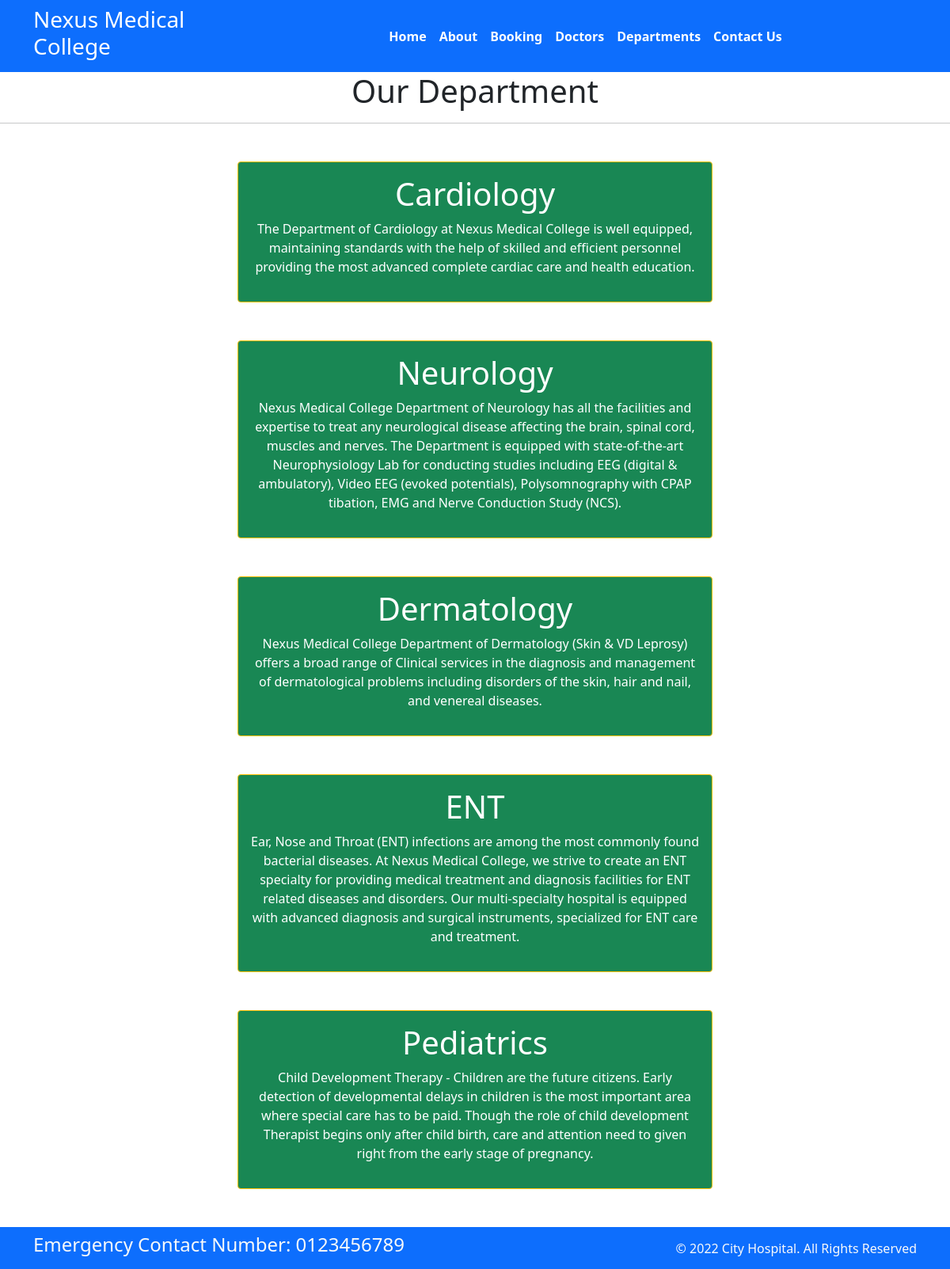
Page /department/ on the committed database.
### home/models.py (models this page shows, shortened)
class Departments(models.Model):
    dep_name = models.CharField(max_length=100)
    dep_description = models.TextField()

### home/views.py (the view)
# urls.py: path('department/', views.department, name='department'),
def department(request):
    dict_dep = {
        'dep': Departments.objects.all()
    }
    return render(request, 'department.html', dict_dep)

### templates/department.html (shortened to what this page needs)
{% extends 'base.html' %}
{% block content %}
<h1 class="text-center">Our Department</h1>
<hr>
{% for d in dep %}
<div class="mx-auto w-50 bg-success text-center text-white p-3 my-5 border border-warning rounded">
    <h1>{{d.dep_name}}</h1>
    <p>{{d.dep_description}}</p>
</div>
{% endfor %}
{% endblock %}

### rows in the picture
Departments: dep_name "Cardiology", dep_description "The Department of Cardiology at Nexus Medical College is well equipped, maintaining standards with the help of skilled and efficient personnel providing the most advanced complete cardiac care and health education."
Departments: dep_name "Neurology", dep_description "Nexus Medical College Department of Neurology has all the facilities and expertise to treat any neurological disease affecting the brain, spinal cord, muscles and nerves. The Department is equipped with state-of-the-art Neurophysiology Lab for conducting studies including EEG (digital & ambulatory), Video EEG (evoked potentials), Polysomnography with CPAP tibation, EMG and Nerve Conduction Study (NCS)."
Departments: dep_name "Dermatology", dep_description "Nexus Medical College Department of Dermatology (Skin & VD Leprosy) offers a broad range of Clinical services in the diagnosis and management of dermatological problems including disorders of the skin, hair and nail, and venereal diseases."
Departments: dep_name "ENT", dep_description "Ear, Nose and Throat (ENT) infections are among the most commonly found bacterial diseases. At Nexus Medical College, we strive to create an ENT specialty for providing medical treatment and diagnosis facilities for ENT related diseases and disorders. Our multi-specialty hospital is equipped with advanced diagnosis and surgical instruments, specialized for ENT care and treatment."
Departments: dep_name "Pediatrics", dep_description "Child Development Therapy - Children are the future citizens. Early detection of developmental delays in children is the most important area where special care has to be paid. Though the role of child development Therapist begins only after child birth, care and attention need to given right from the early stage of pregnancy."
